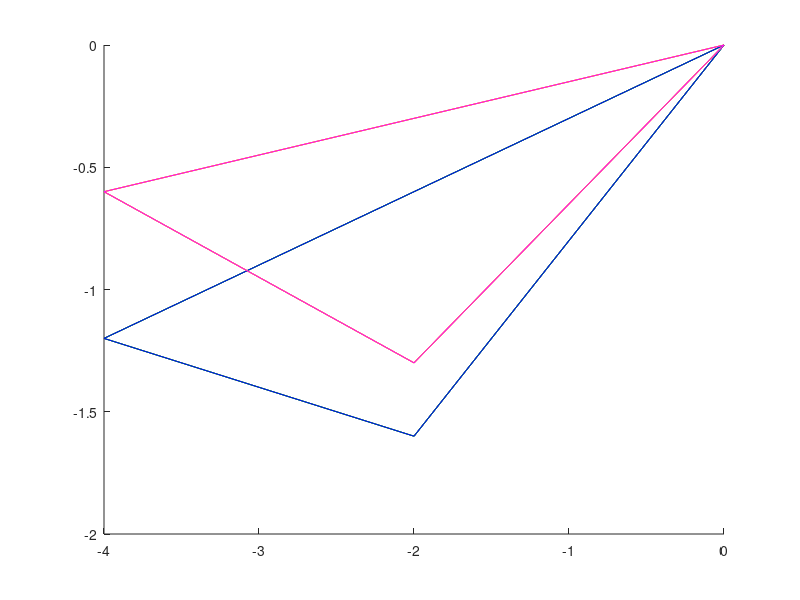

The MATLAB script that drew this image:
O = [0 0; 2 0; 1 1];
A = [1 3; 3 2; 2 1];
mEscala = [2 0; 0 1];
mReflexao = [-1 0; 0 -1];
mCisalhamento = [1 0; 0.3 1];
transformacao1 = mReflexao * mCisalhamento * mEscala * O';
transformacao2 = mReflexao * mEscala * mCisalhamento * O';
transformacao3 = mCisalhamento * mReflexao * mEscala * O';
transformacao4 = mCisalhamento * mEscala * mReflexao * O';
transformacao5 = mEscala * mCisalhamento * mReflexao * O';
transformacao6 = mEscala * mReflexao * mCisalhamento * O';
transformacoes = {transformacao1' transformacao2', transformacao3', ...
                  transformacao4', transformacao5', transformacao6'};
cores = ['k' 'r' 'g' 'b' 'y' 'm']
numTransformacoes = length(transformacoes);
hold on
for i = 1:numTransformacoes
    transformacao = transformacoes{1, i};
    transformacao(4, :) = transformacao(1, :);
    plot(transformacao(:, 1), transformacao(:, 2), "color", cores(1, i));
end
